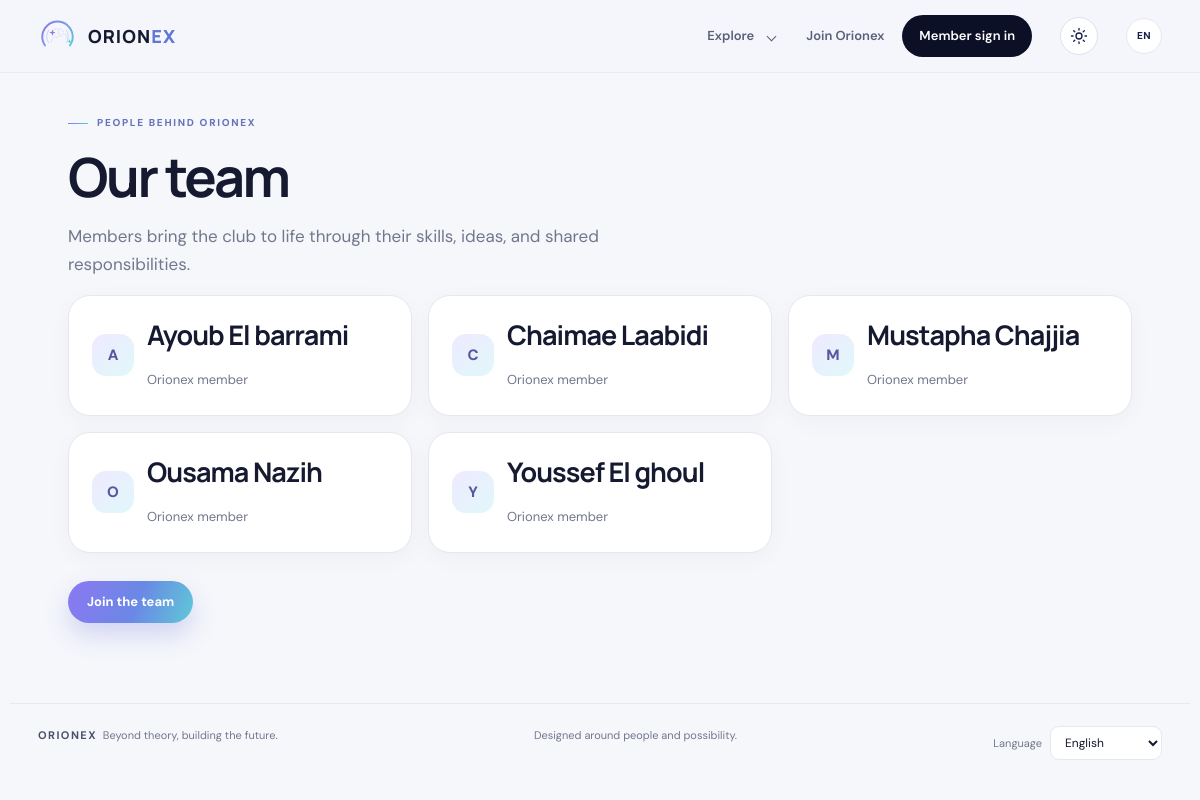
Before: /team/ with the older database file.
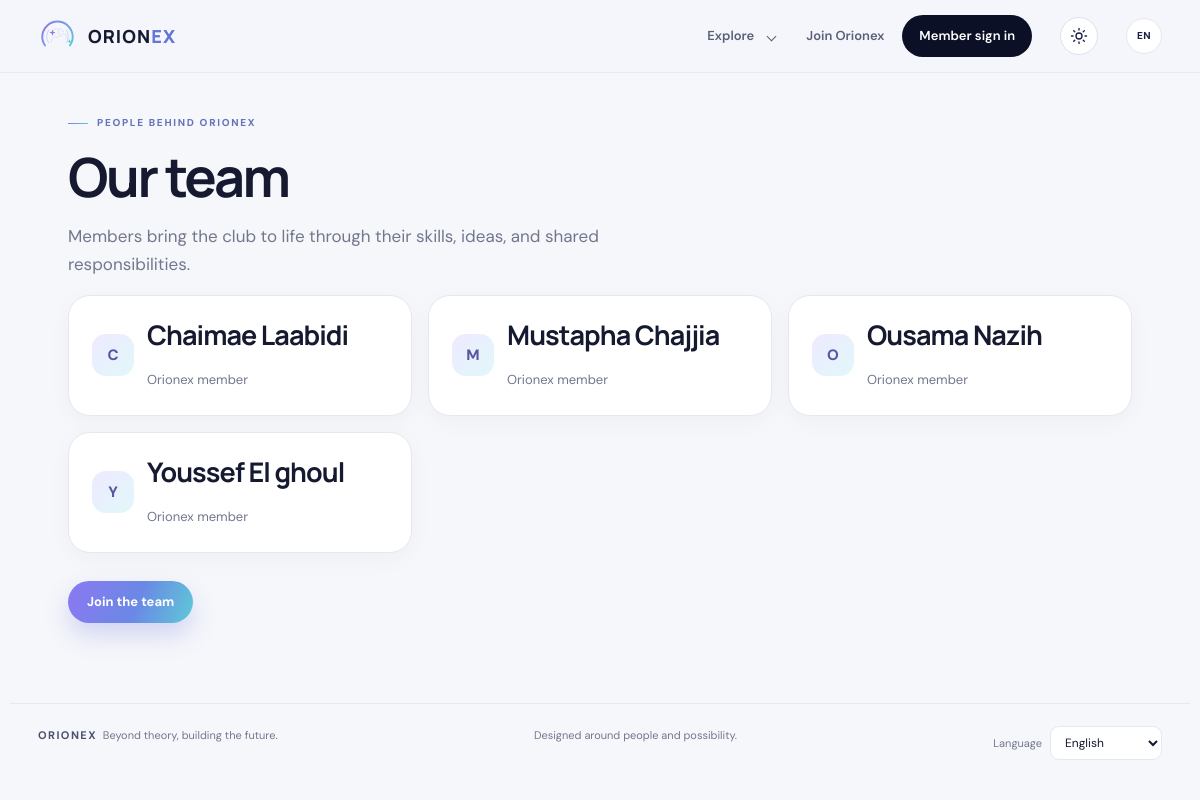
After: the same page with the newer database file.
### core/models.py (models this page shows, shortened)
class Member(models.Model):
    user = models.OneToOneField(User, on_delete=models.CASCADE)
    phone = models.CharField(max_length=30, blank=True)
    qr_token = models.UUIDField(default=uuid.uuid4, unique=True)
    interests = models.CharField(max_length=300, blank=True)
    location = models.CharField(max_length=120, blank=True)
    directory_visible = models.BooleanField(default=True)
    public_team_visible = models.BooleanField(default=True)
    can_manage_members = models.BooleanField(default=False)
    can_manage_events = models.BooleanField(default=False)
    can_manage_guests = models.BooleanField(default=False)
    can_scan = models.BooleanField(default=False)
    can_manage_announcements = models.BooleanField(default=False)
    can_manage_permissions = models.BooleanField(default=False)
    can_access_events = models.BooleanField(default=True)
    can_access_projects = models.BooleanField(default=True)
    can_access_calendar = models.BooleanField(default=True)
    can_access_directory = models.BooleanField(default=True)
    can_access_messages = models.BooleanField(default=True)
    can_access_resources = models.BooleanField(default=True)
    can_access_notifications = models.BooleanField(default=True)

### core/views.py (the view)
# urls.py: path('team/', views.team, name='team'),
@never_cache
def team(request):
    team_members = Member.objects.filter(public_team_visible=True).select_related("user").prefetch_related("responsibilities").order_by("user__first_name", "user__last_name", "user__username")
    return render(request, "core/team_public.html", {"team_members": team_members})

### core/context_processors.py (called while the page is built)
def member_capabilities(request):
    unread_notifications = Notification.objects.filter(
        recipient=request.user, read_at__isnull=True
    ).count() if request.user.is_authenticated else 0
    unread_messages = Message.objects.filter(recipient=request.user, is_read=False).count() if request.user.is_authenticated else 0
    return {
        "capabilities": {
            capability: has_capability(request.user, capability)
            for capability in CAPABILITIES
        },
        "notification_unread": unread_notifications,
        "unread": unread_messages,
    }

### core/permissions.py (called while the page is built, shortened)
def has_capability(user, capability):
    if not user.is_authenticated:
        return False

### core/templates/core/team_public.html
{% extends 'core/base.html' %}{% block title %}Our team{% endblock %}{% block body %}<main class="page"><span class="eyebrow">People behind Orionex</span><h1>Our team</h1><p class="lede">Members bring the club to life through their skills, ideas, and shared responsibilities.</p><div class="grid team-member-grid">{% for member in team_members %}<article class="card team-member-card"><div class="person"><div class="avatar">{{ member.user.first_name|default:member.user.username|slice:":1"|upper }}</div><div><h2>{{ member.user.get_full_name|default:member.user.username }}</h2>{% if member.responsibilities.all %}<div class="responsibility-badges">{% for responsibility in member.responsibilities.all %}<span class="badge">{{ responsibility.name }}</span>{% endfor %}</div>{% else %}<span class="meta">Orionex member</span>{% endif %}</div></div></article>{% empty %}<div class="empty">No team members are listed publicly yet.</div>{% endfor %}</div><p style="margin-top:28px"><a class="button button-glow" href="/apply/">Join the team</a></p></main>{% endblock %}

Changed rows visible on the page:
no longer on this page (row edited): Member: user.first_name "A", user.get_full_name "Ayoub El barrami", shows "Orionex member"
